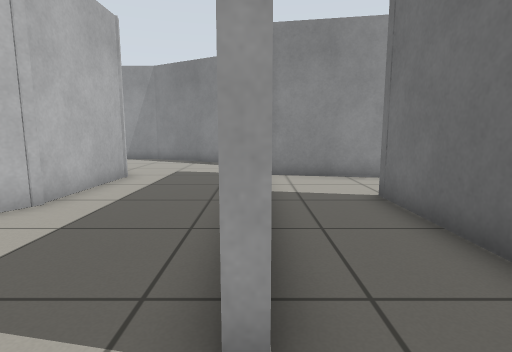
View 1 (above)

24 first-person views from a walk through a world built for the Gazebo simulator. The camera is 0.72 m above the floor, tilts 8° down and sees 80° across. The floor is counted in squares, 0.5 m on a side. Each view is taken from the middle of a square. On the plan, view 1 faces up. The plan holds only what a view shows up to about 14 squares ahead; the rest is blank.

View 2
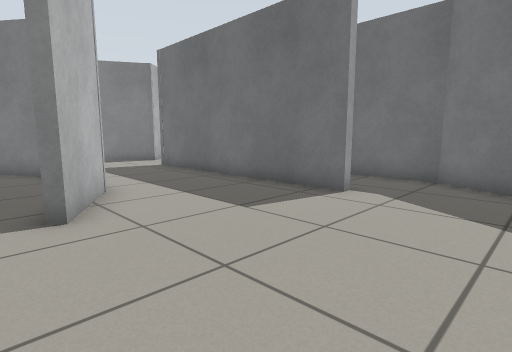

View 3
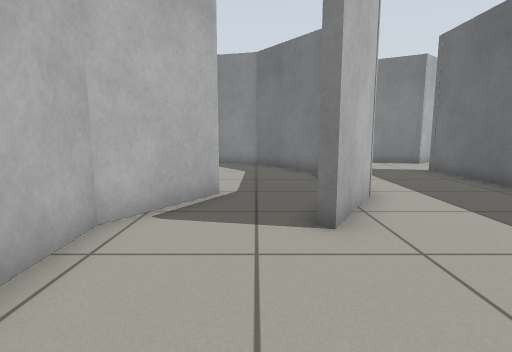

View 4
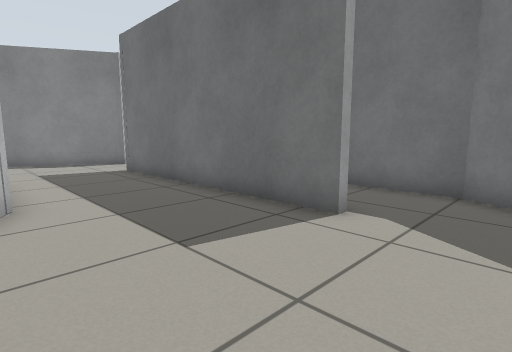

View 5
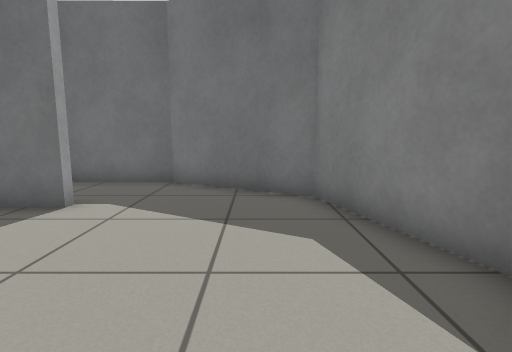

View 6
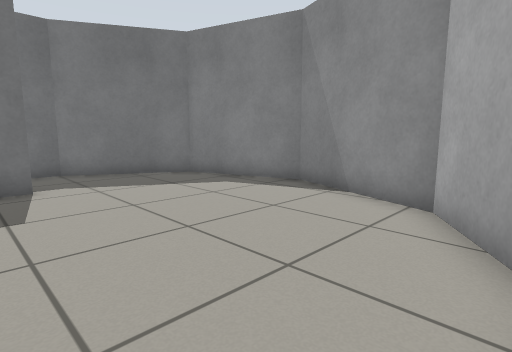

View 7
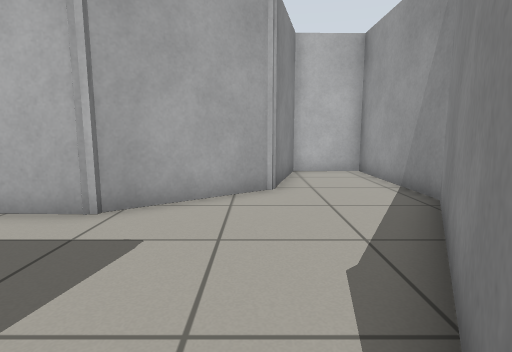

View 8
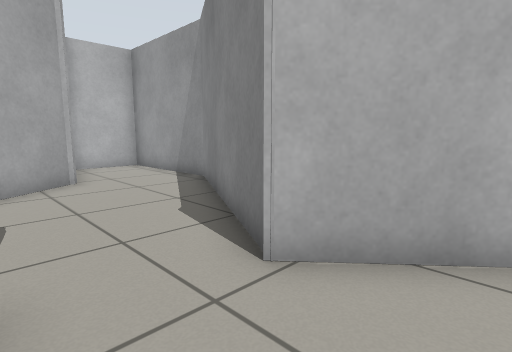

View 9
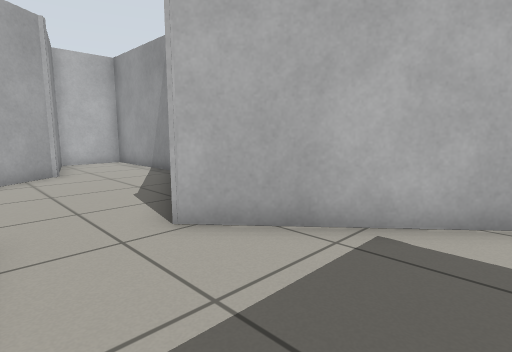

View 10
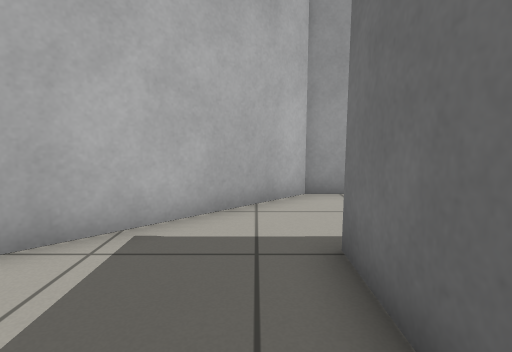

View 11
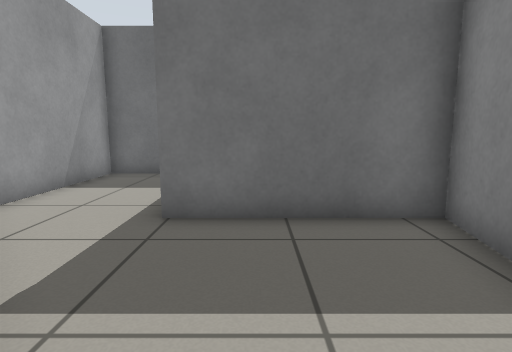

View 12
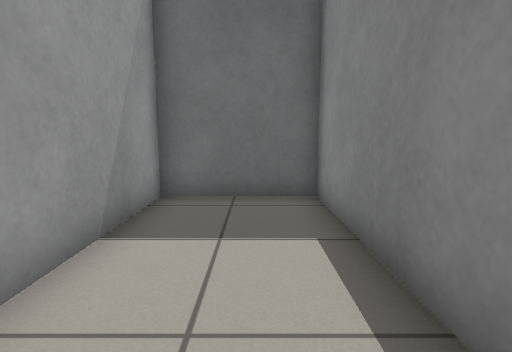

View 13
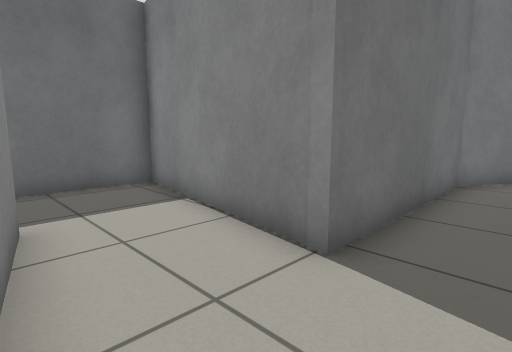

View 14
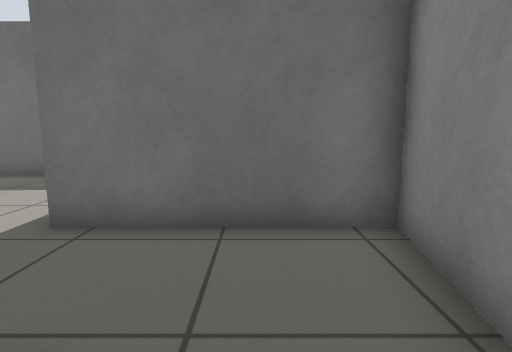

View 15
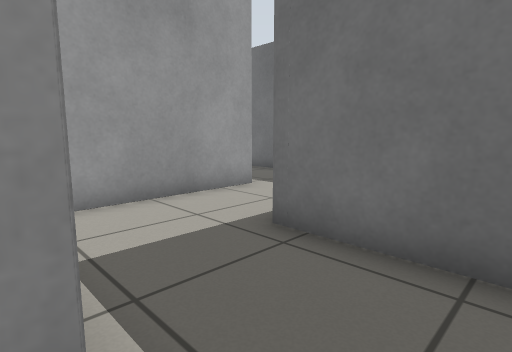

View 16
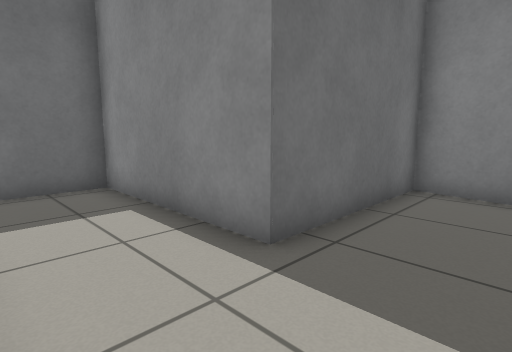

View 17
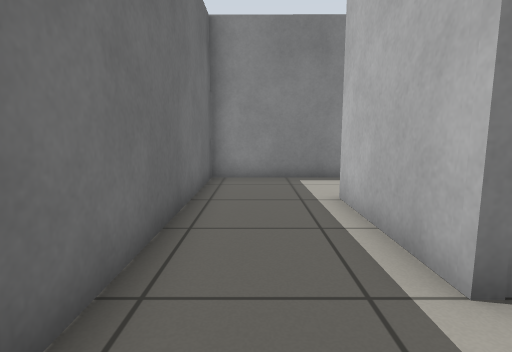

View 18
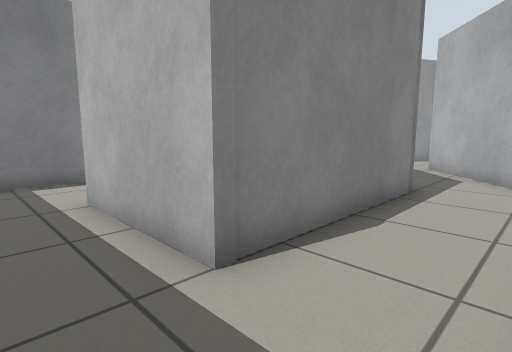

View 19
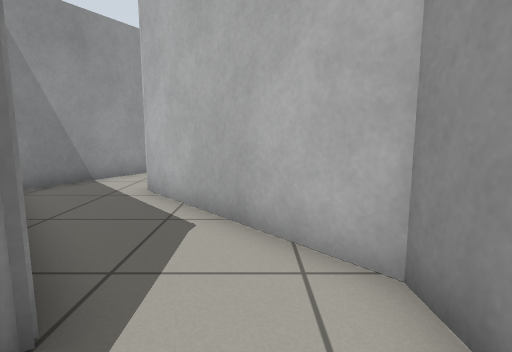

View 20
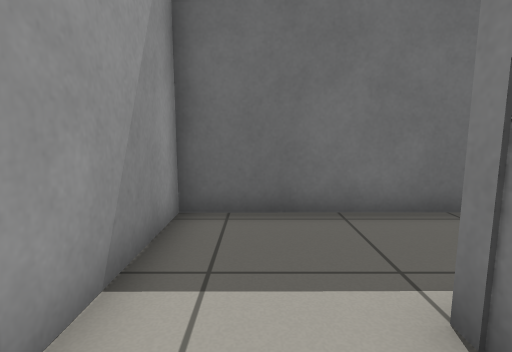

View 21
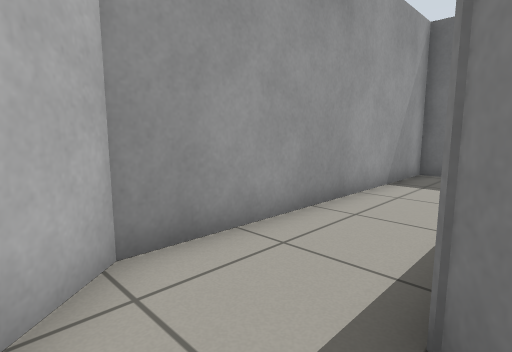

View 22
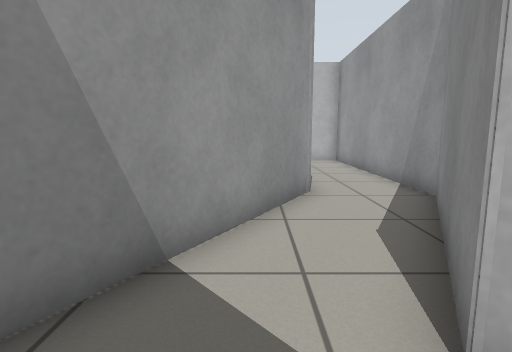

View 23
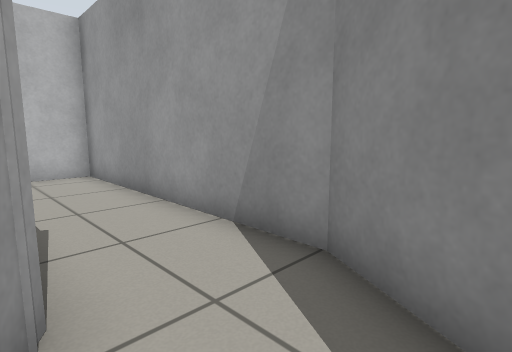

View 24
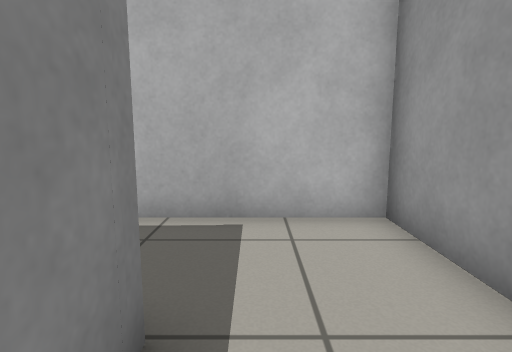

### Floor plan
Points are (right, up) in squares from view 1. A wall is a line through its corners. A room is listed if a view was taken in it or the views show most of it. See-through windows are left out.
Room 1 (views 1, 13, 14, 15)
walls: (3.1, 6.9) (9.6, 5.8) (9.6, 9.5); (6.4, 9.4) (0.5, 10.5); (1.4, -2.3) (2.9, 0.4) (2.8, 7) (3.2, 7)
ways out: opening at (0, 0) to room 2; opening at (8, 10.5) to room 5
Room 2 (views 2, 3, 4, 5, 6, 7, 11)
walls: (-7.8, 6.3) (-9.5, 3.7) (-9.4, 1.7); (-0.2, 1.6) (-0.2, 11); (-8.8, -1.1) (-7.5, -3.1) (-3.3, -4.6) (0.8, -3.3) (1.4, -2.3); (1.7, 14.2) (0.8, 13.4) (-5.5, 17) (-10.6, 16.9) (-10.5, 14.4) (-6.8, 13.5) (-4.3, 10) (-4.4, 5.9) (-5.8, 3.5) (-6.2, 3.7)
ways out: opening at (0, 0) to room 1; opening at (3, 12.5) to room 3; opening at (-7, 6)
Room 3 (views 8, 9, 10)
walls: (4.3, 10.1) (6.1, 9.8) (6.1, 14.6); (4, 16.2) (1.7, 14.2)
ways out: opening at (3, 12.5) to room 2; opening at (5, 16) to room 4
Room 4 (view 12)
walls: (6.6, 14.6) (11.8, 14.6) (11.8, 18.2) (6.2, 18.1) (4, 16.2)
ways out: opening at (5, 16) to room 3
Room 5 (views 16, 17, 18, 19, 20, 21)
walls: (9.6, 9.5) (9.6, 11.2) (15.4, 11.1) (15.4, 21.4) (5.2, 21.4) (2.6, 19.2); (6.1, 18.4) (12.1, 18.5) (12.1, 14.3) (7.4, 14.3)
low walls: (5.6, 18) (6.1, 18.4)
ways out: opening at (8, 10.5) to room 1; opening at (4, 18) to room 6
Room 6 (views 22, 23)
walls: (2.6, 19.2) (0.4, 17.3) (-3, 19.2); (-4.1, 16.5) (0.4, 14)
ways out: opening at (4, 18) to room 5; opening at (-4, 18) to room 7
Room 7 (view 24)
walls: (-5.6, 17.4) (-4.1, 16.5); (-3, 19.2) (-4.9, 20.2) (-14.1, 20.2) (-14.1, 15.9)
low walls: (-11, 17.2) (-9.7, 17.2)
ways out: opening at (-4, 18) to room 6

Where each view was taken, in squares from view 1:
view 1: 0 up, 0 right, facing up
view 2: 2 down, 7 left, facing up-right
view 3: 1 down, 7 left, facing up
view 4: 1 down, 5 left, facing up-right
view 5: 2 down, 6 left, facing right
view 6: 3 up, 9 left, facing down-right
view 7: 13 up, 1 right, facing left
view 8: 11 up, 3 right, facing up-left
view 9: 11 up, 5 right, facing up-left
view 10: 11 up, 5 right, facing up
view 11: 13 up, 1 right, facing right
view 12: 16 up, 5 right, facing right
view 13: 10 up, 1 right, facing down-right
view 14: 8 up, 5 right, facing right
view 15: 8 up, 6 right, facing up-right
view 16: 14 up, 7 right, facing down-right
view 17: 21 up, 14 right, facing down
view 18: 21 up, 14 right, facing down-left
view 19: 20 up, 8 right, facing left
view 20: 20 up, 10 right, facing right
view 21: 18 up, 4 right, facing up-right
view 22: 16 up, 2 right, facing left
view 23: 17 up, 3 left, facing up-left
view 24: 18 up, 9 left, facing left
